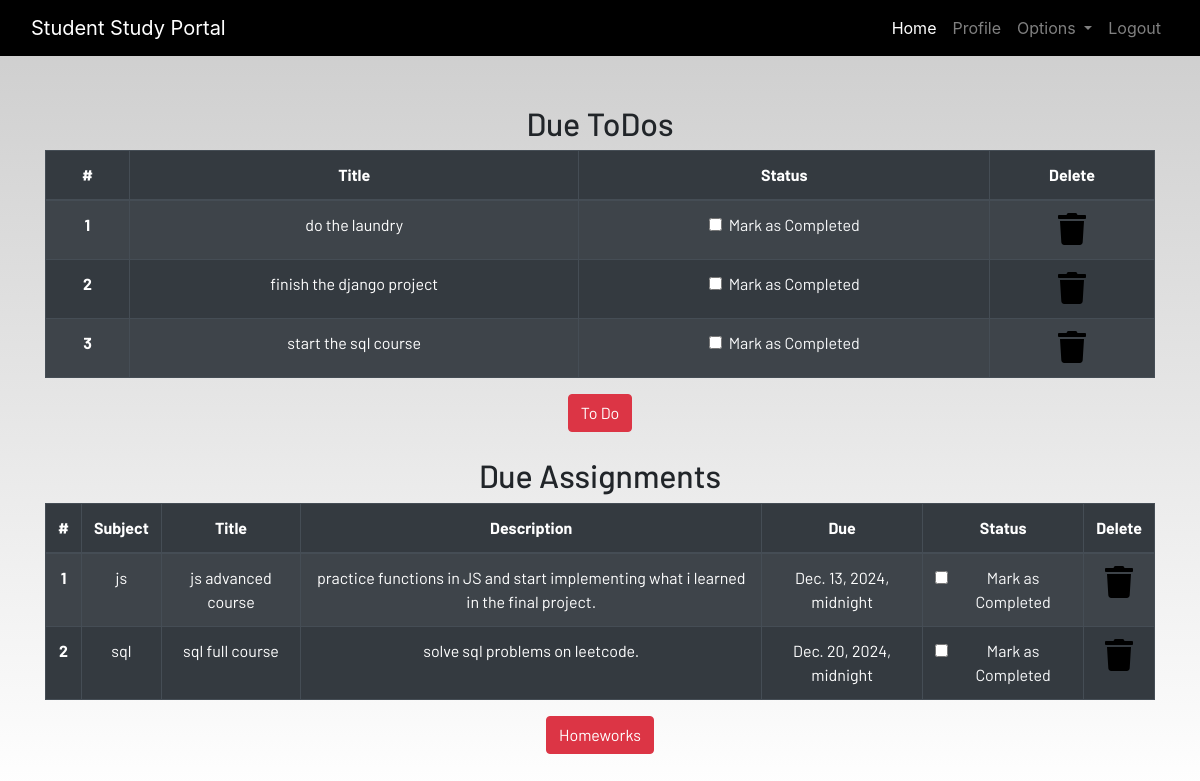
Screenshot of /profile/ (signed in) with the database file from the repository.
### dashboard/models.py (models this page shows, shortened)
class Todo(models.Model):
    user = models.ForeignKey(User, on_delete=models.CASCADE)
    title = models.CharField(max_length=200)
    is_completed = models.BooleanField(default=False)
    class Meta:
        verbose_name = 'todo'
        verbose_name_plural = 'todo'

class Assignment(models.Model):
    user = models.ForeignKey(User, on_delete=models.CASCADE)
    subject = models.CharField(max_length=100)
    title = models.CharField(max_length=200)
    description = models.TextField()
    due = models.DateTimeField()
    is_completed = models.BooleanField(default=False)
    class Meta:
        verbose_name = 'Assignment'
        verbose_name_plural = 'Assignment'

### dashboard/views.py (the view)
# urls.py: path('profile/', dash_views.profile, name='profile'),
@login_required
def profile(request):
    assignments = Assignment.objects.filter(is_completed=False, user=request.user)
    todos = Todo.objects.filter(is_completed=False, user=request.user)
    if len(assignments) == 0:
        assignments_done = True
    else:
        assignments_done = False
    if len(todos) == 0:
        todos_done = True
    else:
        todos_done = False
    assignments_done = not assignments.exists()
    todos_done = not todos.exists()
    context = {
        'assignments': assignments,
        'assignments_done': assignments_done,
        'todos': todos,
        'todos_done': todos_done
    }
    return render(request, 'dashboard/profile.html', context)

### dashboard/templates/dashboard/profile.html
{% extends 'dashboard/base.html' %} {% load static %} {% block content %}
<section class="text-center">
  <div class="container">
    {% if not todos_done %}
    <h2>Due ToDos</h2>
    <table class="table table-striped table-bordered table-hover table-dark">
      <thead>
        <tr>
          <th scope="col">#</th>
          <th scope="col">Title</th>
          <th scope="col">Status</th>
          <th scope="col">Delete</th>
        </tr>
      </thead>
      <tbody>
        {% for todo in todos %}
        <tr>
          <th scope="row">{{forloop.counter}}</th>
          <td>{{todo.title}}</td>
          <td>
            <a href="{% url 'update-todo' todo.id %}">
              <div class="form-check">
                {% if todo.is_completed == True %}
                <input
                  class="form-check-input"
                  type="checkbox"
                  value=""
                  checked
                />
                {% else %}
                <input class="form-check-input" type="checkbox" value="" />
                {% endif %}
                <label
                  class="form-check-label text-light"
                  for="flexCheckDefault"
                >
                  Mark as Completed
                </label>
              </div>
            </a>
          </td>
          <td>
            <a href="{% url 'delete-todo' todo.id %}"
              ><i class="fa fa-trash fa-2x"></i
            ></a>
          </td>
        </tr>
        {% endfor %}
      </tbody>
    </table>
    {% else %}
    <h3>All To-dos are completed!!!!</h3>
    {% endif %}
    <a href="{% url 'todo' %}" class="btn btn-danger">To Do</a>
    <br /><br />
    {% if not assignments_done %}
    <h2>Due Assignments</h2>
    <table class="table table-striped table-bordered table-hover table-dark">
      <thead>
        <tr>
          <th scope="col">#</th>
          <th scope="col">Subject</th>
          <th scope="col">Title</th>
          <th scope="col">Description</th>
          <th scope="col">Due</th>
          <th scope="col">Status</th>
          <th scope="col">Delete</th>
        </tr>
      </thead>
      <tbody>
        {% for assignment in assignments %}
        <tr>
          <th scope="row">{{forloop.counter}}</th>
          <td>{{assignment.subject}}</td>
          <td>{{assignment.title}}</td>
          <td>{{assignment.description}}</td>
          <td>{{assignment.due}}</td>
          <td>
            <a href="{% url 'update-assignment' assignment.id %}">
              <div class="form-check">
                {% if assignment.is_completed == True %}
                <input
                  class="form-check-input"
                  type="checkbox"
                  value=""
                  checked
                />
                {% else %}
                <input class="form-check-input" type="checkbox" value="" />
                {% endif %}
                <label
                  class="form-check-label text-light"
                  for="flexCheckDefault"
                >
                  Mark as Completed
                </label>
              </div>
            </a>
          </td>
          <td>
            <a href="{% url 'delete-assignment' assignment.id %}"
              ><i class="fa fa-trash fa-2x"></i
            ></a>
          </td>
        </tr>
        {% endfor %}
      </tbody>
    </table>
    {% else %}
    <h3>All To homeworks are completed!!!!</h3>
    {% endif %}
    <a href="{% url 'assignment' %}" class="btn btn-danger">Homeworks</a>
  </div>
</section>
{% endblock content %}

### dashboard/templates/dashboard/base.html (shortened to what this page needs)
<!DOCTYPE html>
{% load static %}
<html lang="en">
  <head>
    <link
      rel="stylesheet"
      href="https://stackpath.bootstrapcdn.com/bootstrap/4.3.1/css/bootstrap.min.css"
    />
    <link
      rel="stylesheet"
      href="https://use.fontawesome.com/releases/v5.7.2/css/all.css"
    />
    <link rel="stylesheet" href="{% static 'css/main.css' %}" />
  </head>
  <body>
    <header>
      <nav class="navbar navbar-expand-lg navbar-dark bg-dark">
        <div class="container-fluid">
          <a class="navbar-brand" href="{% url 'home' %}"
            >Student Study Portal</a
          >
          <div
            class="collapse navbar-collapse justify-content-end"
            id="navbarSupportedContent"
          >
            <ul class="navbar-nav mb-2 mb-lg-0">
              <li class="nav-item">
                <a
                  class="nav-link active"
                  aria-current="page"
                  href="{% url 'home' %}"
                  >Home</a
                >
              </li>
              {% if user.is_authenticated %}
              <li class="nav-item">
                <a class="nav-link" href="{% url 'profile' %}">Profile</a>
              </li>
              <li class="nav-item dropdown">
                <a
                  class="nav-link dropdown-toggle"
                  href="#"
                  id="navbarDropdown"
                  role="button"
                  data-toggle="dropdown"
                  aria-haspopup="true"
                  aria-expanded="false"
                >
                  Options
                </a>
              </li>
              <li class="nav-item">
                <a class="nav-link" href="{% url 'logout' %}">Logout</a>
              </li>
              {% endif %}
            </ul>
          </div>
        </div>
      </nav>
    </header>
    <br /><br />
    <main>
       {% block content %} {% endblock content %}
    </main>
  </body>
</html>

### static/css/main.css (style rules this page uses)
html { scroll-behavior: smooth; height: 100%; width: 100%; }
main { font-family: Barlow, Quicksand, Rubik, sans-serif, serif, "Times New Roman", Times, serif !important; }
.navbar { background-color: rgb(0, 0, 0) !important; }
a { text-decoration: none !important; color: black; }
html, body { max-width: 100%; overflow-x: hidden; height: 100%; width: 100%; }
body { background: linear-gradient(rgba(0, 0, 0, 0.2), rgba(255, 255, 255, 0.5)); overflow-x: hidden; background-repeat: no-repeat; }
.fa { color: black; }

### rows the page displays
Todo: title "do the laundry"
Todo: title "finish the django project"
Todo: title "start the sql course"
Assignment: subject "js", title "js advanced course", description "practice functions in JS and start implementing what i learned in the final project.", due "Dec. 13, 2024, midnight"
Assignment: subject "sql", title "sql full course", description "solve sql problems on leetcode.", due "Dec. 20, 2024, midnight"
